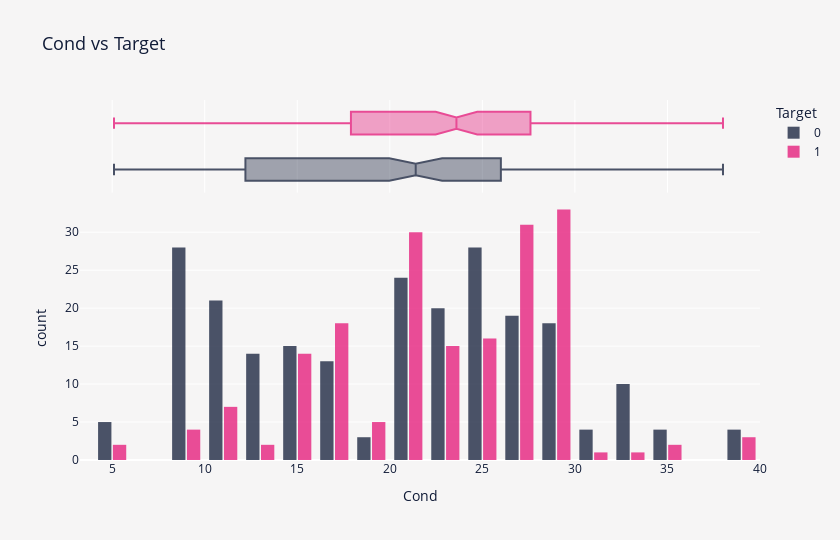

The notebook cell saved with this chart:
### Markdown cell above
<p style="
    font-size: 20px;
    font-family: 'JetBrains Mono';
    border-bottom: 3px solid #01CBEE;
">
    <b>Notes</b> 📜
</p>

<ul style="
    font-size: 16px;
    font-family: 'JetBrains Mono';
    margin-left: 8px;
    margin-right: 8px;
">
    <li>In the case of <code>Osmo</code>, the issue is similar to the <code>Gravity</code>, i.e. the higher the <code>Osmo</code>, the higher chance of kidney stones presence.</li>
</ul>

### Code cell
fig = px.histogram(
    train,
    x="Cond",
    color="Target",
    color_discrete_sequence=["#101B37", "#E41376"],
    marginal="box",
    barmode="group",
    hover_data=train.columns,
    height=540,
    width=840,
    title="Cond vs Target",
)
fig.update_layout(
    font_color=FONT_COLOR,
    title_font_size=18,
    plot_bgcolor=BACKGROUND_COLOR,
    paper_bgcolor=BACKGROUND_COLOR,
    bargap=0.2,
    bargroupgap=0.1,
)
fig.update_traces(opacity=0.75)
fig.show()

### Figure 1 — Plotly figure (JSON) as saved in the notebook; plotly's stock layout.template omitted (floating-point values rounded to 4 significant figures; data arrays with more than 128 entries replaced by an {"elided": "..."} marker saying what was removed)
{"data": [{"alignmentgroup": "True", "bingroup": "x", "hovertemplate": "Target=0<br>Cond=%{x}<br>count=%{y}<extra></extra>", "legendgroup": "0", "marker": {"color": "#101B37", "pattern": {"shape": ""}}, "name": "0", "offsetgroup": "0", "opacity": 0.75, "orientation": "v", "showlegend": true, "type": "histogram", "x": {"elided": "230 float values"}, "xaxis": "x", "yaxis": "y"}, {"alignmentgroup": "True", "customdata": {"elided": "230x6 float values"}, "hovertemplate": "Target=%{customdata[5]}<br>Cond=%{x}<br>Gravity=%{customdata[0]}<br>Ph=%{customdata[1]}<br>Osmo=%{customdata[2]}<br>Urea=%{customdata[3]}<br>Calc=%{customdata[4]}<extra></extra>", "legendgroup": "0", "marker": {"color": "#101B37"}, "name": "0", "notched": true, "offsetgroup": "0", "opacity": 0.75, "showlegend": false, "type": "box", "x": {"elided": "230 float values"}, "xaxis": "x2", "yaxis": "y2"}, {"alignmentgroup": "True", "bingroup": "x", "hovertemplate": "Target=1<br>Cond=%{x}<br>count=%{y}<extra></extra>", "legendgroup": "1", "marker": {"color": "#E41376", "pattern": {"shape": ""}}, "name": "1", "offsetgroup": "1", "opacity": 0.75, "orientation": "v", "showlegend": true, "type": "histogram", "x": {"elided": "184 float values"}, "xaxis": "x", "yaxis": "y"}, {"alignmentgroup": "True", "customdata": {"elided": "184x6 float values"}, "hovertemplate": "Target=%{customdata[5]}<br>Cond=%{x}<br>Gravity=%{customdata[0]}<br>Ph=%{customdata[1]}<br>Osmo=%{customdata[2]}<br>Urea=%{customdata[3]}<br>Calc=%{customdata[4]}<extra></extra>", "legendgroup": "1", "marker": {"color": "#E41376"}, "name": "1", "notched": true, "offsetgroup": "1", "opacity": 0.75, "showlegend": false, "type": "box", "x": {"elided": "184 float values"}, "xaxis": "x2", "yaxis": "y2"}], "layout": {"bargap": 0.2, "bargroupgap": 0.1, "barmode": "group", "font": {"color": "#101B37"}, "height": 540, "legend": {"title": {"text": "Target"}, "tracegroupgap": 0}, "paper_bgcolor": "#F6F5F5", "plot_bgcolor": "#F6F5F5", "title": {"font": {"size": 18}, "text": "Cond vs Target"}, "width": 840, "xaxis": {"anchor": "y", "domain": [0, 1], "title": {"text": "Cond"}}, "xaxis2": {"anchor": "y2", "domain": [0, 1], "matches": "x", "showgrid": true, "showticklabels": false}, "yaxis": {"anchor": "x", "domain": [0, 0.7326], "title": {"text": "count"}}, "yaxis2": {"anchor": "x2", "domain": [0.7426, 1], "matches": "y2", "showgrid": false, "showline": false, "showticklabels": false, "ticks": ""}}}
